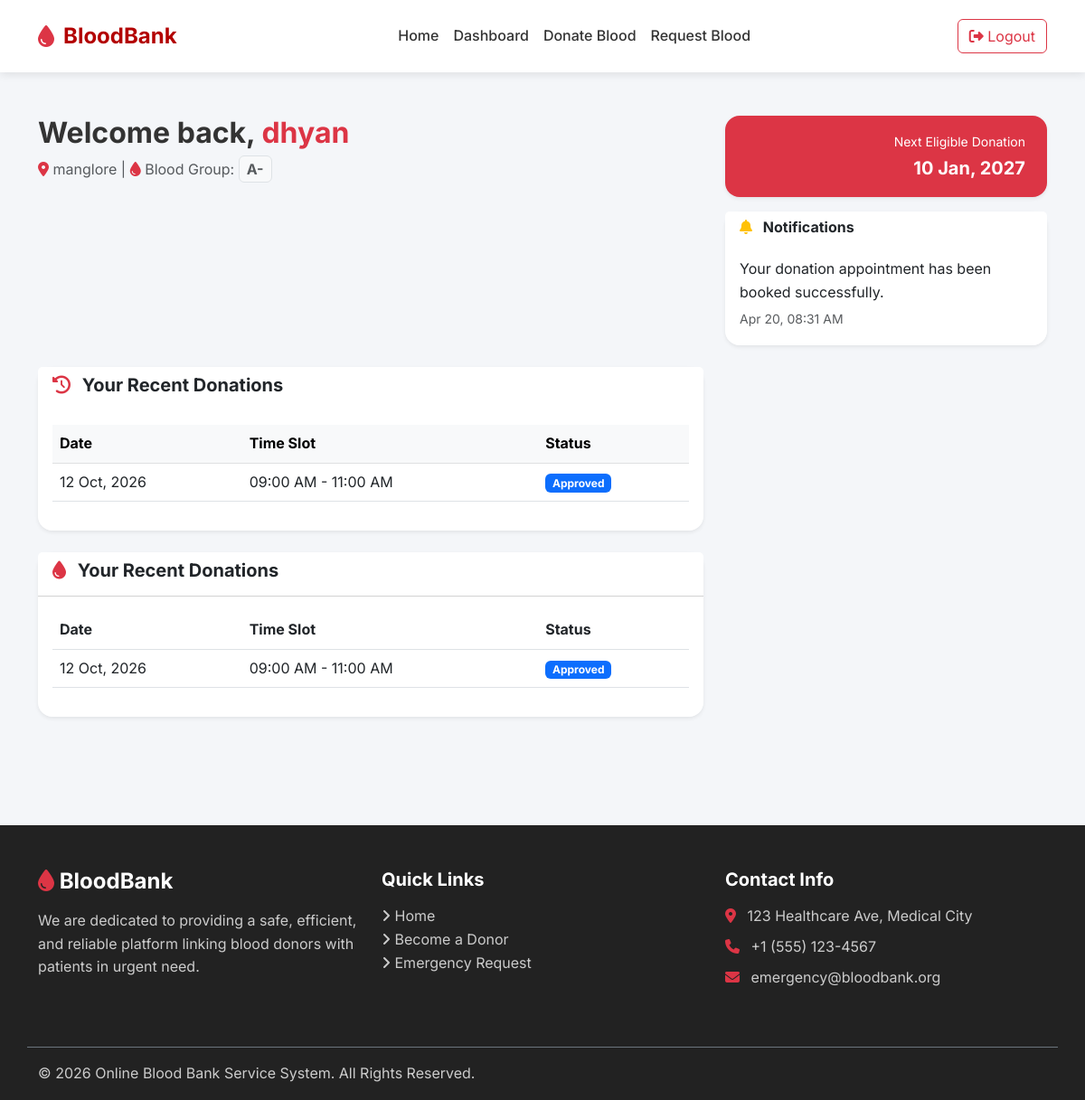
The page /dashboard.php (signed in) on the database its author committed.
### tables this page shows
CREATE TABLE `users` (
  `id` int(11) NOT NULL,
  `full_name` varchar(100) NOT NULL,
  `email` varchar(100) NOT NULL,
  `username` varchar(50) NOT NULL,
  `password` varchar(255) NOT NULL,
  `gender` enum('Male','Female','Other') NOT NULL,
  `blood_group` varchar(5) NOT NULL,
  `contact` varchar(15) NOT NULL,
  `city` varchar(100) NOT NULL,
  `role` enum('Donor','Recipient') NOT NULL,
  `last_donation_date` date DEFAULT NULL,
  `created_at` timestamp NOT NULL DEFAULT current_timestamp()
);

CREATE TABLE `notifications` (
  `id` int(11) NOT NULL,
  `user_id` int(11) NOT NULL,
  `message` text NOT NULL,
  `is_read` tinyint(1) NOT NULL DEFAULT 0,
  `created_at` timestamp NOT NULL DEFAULT current_timestamp()
);

CREATE TABLE `donations` (
  `id` int(11) NOT NULL,
  `user_id` int(11) NOT NULL,
  `donation_date` date NOT NULL,
  `time_slot` varchar(50) NOT NULL,
  `health_status` text DEFAULT NULL,
  `status` enum('Pending','Approved','Rejected','Completed') NOT NULL DEFAULT 'Pending',
  `created_at` timestamp NOT NULL DEFAULT current_timestamp(),
  `hospital` varchar(150) DEFAULT NULL,
  `is_seen` tinyint(1) DEFAULT 0
);

### dashboard.php (the view, shortened to what this page needs)
<?php
require_once 'conn.php';
$user_id = $_SESSION['user_id'];
$user_sql = "SELECT * FROM users WHERE id = ?";
$stmt = $conn->prepare($user_sql);
$stmt->bind_param("i", $user_id);
$stmt->execute();
$user = $stmt->get_result()->fetch_assoc();
$notif_sql = "SELECT * FROM notifications
              WHERE user_id = ?
              AND message NOT LIKE '%New blood donation appointment%'
              ORDER BY created_at DESC";
$n_stmt = $conn->prepare($notif_sql);
$n_stmt->bind_param("i", $user_id);
$n_stmt->execute();
$notifications = $n_stmt->get_result();
$last_donation = $user['last_donation_date'];
$next_eligible = "Eligible Now";
if (!empty($last_donation)) {
    $last_date = new DateTime($last_donation);
    $next_date = clone $last_date;
    $next_date->modify('+90 days');
    if (new DateTime() < $next_date) {
        $next_eligible = $next_date->format('d M, Y');
    }
}
if ($user['role'] === 'Donor') {
    $history_sql = "SELECT * FROM donations WHERE user_id = ? ORDER BY created_at DESC LIMIT 5";
} else {
    $history_sql = "SELECT * FROM blood_requests WHERE user_id = ? ORDER BY created_at DESC LIMIT 5";
}
$h_stmt = $conn->prepare($history_sql);
$h_stmt->bind_param("i", $user_id);
$h_stmt->execute();
$history = $h_stmt->get_result();
$d_sql = "SELECT * FROM donations WHERE user_id = ? ORDER BY created_at DESC LIMIT 5";
$d_stmt = $conn->prepare($d_sql);
$d_stmt->bind_param("i", $user_id);
$d_stmt->execute();
$donations = $d_stmt->get_result();
include 'includes/header.php';
?>
<div class="container py-5">
<div class="row mb-4">
    <div class="col-lg-8">
        <h2 class="fw-bold">
            Welcome back,
            <span class="text-danger"><?php echo htmlspecialchars($user['full_name']); ?></span>
        </h2>
        <p class="text-muted mb-0">
            <i class="fa-solid fa-location-dot text-danger"></i>
            <?php echo htmlspecialchars($user['city']); ?> |
            <i class="fa-solid fa-droplet text-danger"></i>
            Blood Group:
            <strong class="border px-2 py-1 bg-light rounded">
                <?php echo htmlspecialchars($user['blood_group']); ?>
            </strong>
        </p>
    </div>
    <div class="col-lg-4 text-end">
        <?php if ($user['role'] === 'Donor'): ?>
            <div class="bg-danger text-white px-4 py-3 rounded-4 shadow-sm">
                <small>Next Eligible Donation</small><br>
                <strong class="fs-5"><?php echo $next_eligible; ?></strong>
            </div>
        <?php endif; ?>
        <div class="card border-0 shadow-sm rounded-4 mt-3 text-start">
            <div class="card-header bg-white border-0" style="cursor:pointer;" onclick="toggleNotifications()">
                <h6 class="fw-bold mb-0">
                    <i class="fa-solid fa-bell text-warning me-2"></i>
                    Notifications
                </h6>
            </div>
            <div class="card-body">
                <?php if($notifications->num_rows > 0): ?>
                    <?php
                        $notifications->data_seek(0);
                        $first = $notifications->fetch_assoc();
                    ?>
                    <div>
                        <p class="mb-1"><?php echo htmlspecialchars($first['message']); ?></p>
                        <small class="text-muted">
                            <?php echo date('M d, h:i A', strtotime($first['created_at'])); ?>
                        </small>
                    </div>
                <?php else: ?>
                    <p class="text-muted mb-0">No notifications</p>
                <?php endif; ?>
            </div>
        </div>
    </div>
</div>
<div class="row g-4">
<div class="col-lg-8">
<div class="card border-0 shadow-sm rounded-4 mb-4">
    <div class="card-header bg-white border-0">
        <h5 class="fw-bold">
            <i class="fa-solid fa-clock-rotate-left text-danger me-2"></i>
            Your Recent <?php echo $user['role'] === 'Donor' ? 'Donations' : 'Requests'; ?>
        </h5>
    </div>
    <div class="card-body">
        <?php if ($history->num_rows > 0): ?>
            <table class="table table-hover">
                <thead class="table-light">
                    <tr>
                        <?php if ($user['role'] === 'Donor'): ?>
                            <th>Date</th>
                            <th>Time Slot</th>
                            <th>Status</th>
                        <?php else: ?>
                            <th>Patient</th>
                            <th>Units</th>
                            <th>Status</th>
                        <?php endif; ?>
                    </tr>
                </thead>
                <tbody>
                    <?php while($row = $history->fetch_assoc()): ?>
                    <tr>
                        <?php if ($user['role'] === 'Donor'): ?>
                            <td><?php echo date('d M, Y', strtotime($row['donation_date'])); ?></td>
                            <td><?php echo htmlspecialchars($row['time_slot']); ?></td>
                        <?php else: ?>
                            <td><?php echo htmlspecialchars($row['patient_name']); ?></td>
                            <td><?php echo htmlspecialchars($row['units_required']); ?></td>
                        <?php endif; ?>
                        <td>
                            <span class="badge bg-primary">
                                <?php echo htmlspecialchars($row['status']); ?>
                            </span>
                        </td>
                    </tr>
                    <?php endwhile; ?>
                </tbody>
            </table>
        <?php else: ?>
            <p class="text-muted text-center">No history found.</p>
        <?php endif; ?>
    </div>
</div>
<div class="card border-0 shadow-sm rounded-4 mb-4">
    <div class="card-header bg-white">
        <h5 class="fw-bold">
            <i class="fa-solid fa-droplet text-danger me-2"></i>
            Your Recent Donations
        </h5>
    </div>
    <div class="card-body">
        <?php if ($donations->num_rows > 0): ?>
            <table class="table table-hover">
                <thead>
                    <tr>
                        <th>Date</th>
                        <th>Time Slot</th>
                        <th>Status</th>
                    </tr>
                </thead>
                <tbody>
                    <?php while($d = $donations->fetch_assoc()): ?>
                    <tr>
                        <td><?php echo date('d M, Y', strtotime($d['donation_date'])); ?></td>
                        <td><?php echo htmlspecialchars($d['time_slot']); ?></td>
                        <td>
                            <span class="badge bg-primary">
                                <?php echo htmlspecialchars($d['status']); ?>
                            </span>
                        </td>
                    </tr>
                    <?php endwhile; ?>
                </tbody>
            </table>
        <?php else: ?>
            <p class="text-muted text-center">No donations yet.</p>
        <?php endif; ?>
    </div>
</div>
</div>
</div>
</div>
<?php
include 'includes/footer.php';
?>

### assets/css/style.css (style rules this page uses)
:root { --primary-color: #b30000; --primary-hover: #8a0000; --secondary-color: #ffffff; --accent-color: #f4f6f9; --text-dark: #333333; --text-light: #777777; --success: #28a745; --warning: #ffc107; --danger: #dc3545; }
* { margin: 0; padding: 0; box-sizing: border-box; }
body { font-family: 'Inter', 'Segoe UI', Tahoma, Geneva, Verdana, sans-serif; background-color: var(--accent-color); color: var(--text-dark); line-height: 1.6; }
h1, h2, h3, h4, h5, h6 { font-weight: 700; margin-bottom: 0.5rem; }
.card { border: none; border-radius: 12px; box-shadow: 0 4px 15px rgba(0,0,0,0.05); transition: transform 0.3s ease, box-shadow 0.3s ease; background: rgba(255, 255, 255, 0.95); backdrop-filter: blur(10px); }

### rows shown on the page
users: full_name "dhyan", city "manglore", blood_group "A-", last_donation_date "10 Jan, 2027"
notifications: message "Your donation appointment has been booked successfully.", created_at "Apr 20, 08:31 AM"
donations: donation_date "12 Oct, 2026", time_slot "09:00 AM - 11:00 AM", status "Approved"
